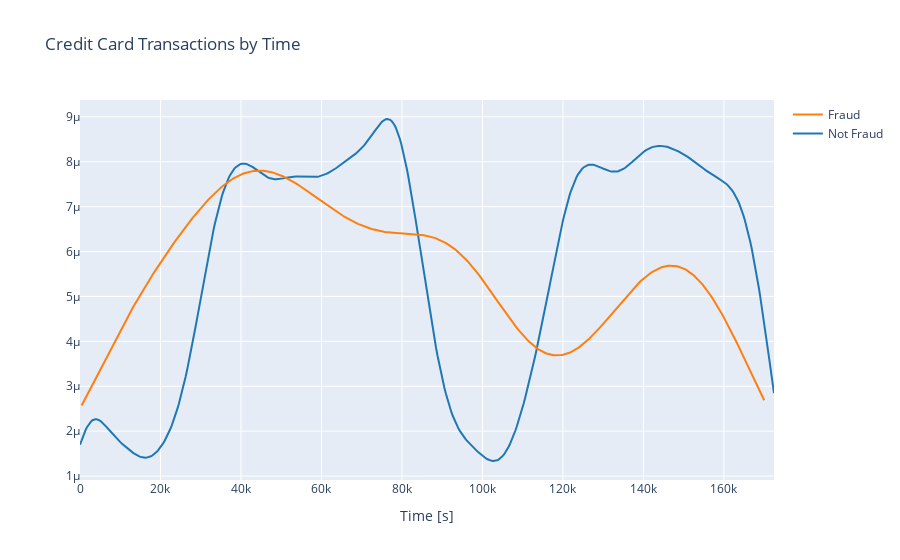

The notebook cell saved with this chart:
### Code cell
# Visualize the distribution of transaction times by Class
Non_fraud = df.loc[df['Class'] == 0]["Time"]
Fraud = df.loc[df['Class'] == 1]["Time"]

hist_data = [Non_fraud, Fraud]
group_labels = ['Not Fraud', 'Fraud']

fig = ff.create_distplot(hist_data, group_labels, show_hist=False, show_rug=False)
fig['layout'].update(title='Credit Card Transactions by Time', xaxis=dict(title='Time [s]'))
iplot(fig, filename='dist_only')

### Figure 1 — Plotly figure (JSON) as saved in the notebook; plotly's stock layout.template omitted (floating-point values rounded to 4 significant figures; data arrays with more than 128 entries replaced by an {"elided": "..."} marker saying what was removed)
{"data": [{"legendgroup": "Not Fraud", "marker": {"color": "rgb(31, 119, 180)"}, "mode": "lines", "name": "Not Fraud", "showlegend": true, "type": "scatter", "x": {"elided": "500 float values"}, "xaxis": "x", "y": {"elided": "500 float values"}, "yaxis": "y"}, {"legendgroup": "Fraud", "marker": {"color": "rgb(255, 127, 14)"}, "mode": "lines", "name": "Fraud", "showlegend": true, "type": "scatter", "x": {"elided": "500 float values"}, "xaxis": "x", "y": {"elided": "500 float values"}, "yaxis": "y"}], "layout": {"barmode": "overlay", "hovermode": "closest", "legend": {"traceorder": "reversed"}, "title": {"text": "Credit Card Transactions by Time"}, "xaxis": {"anchor": "y2", "domain": [0, 1], "title": {"text": "Time [s]"}, "zeroline": false}, "yaxis": {"anchor": "free", "domain": [0, 1], "position": 0}}}
